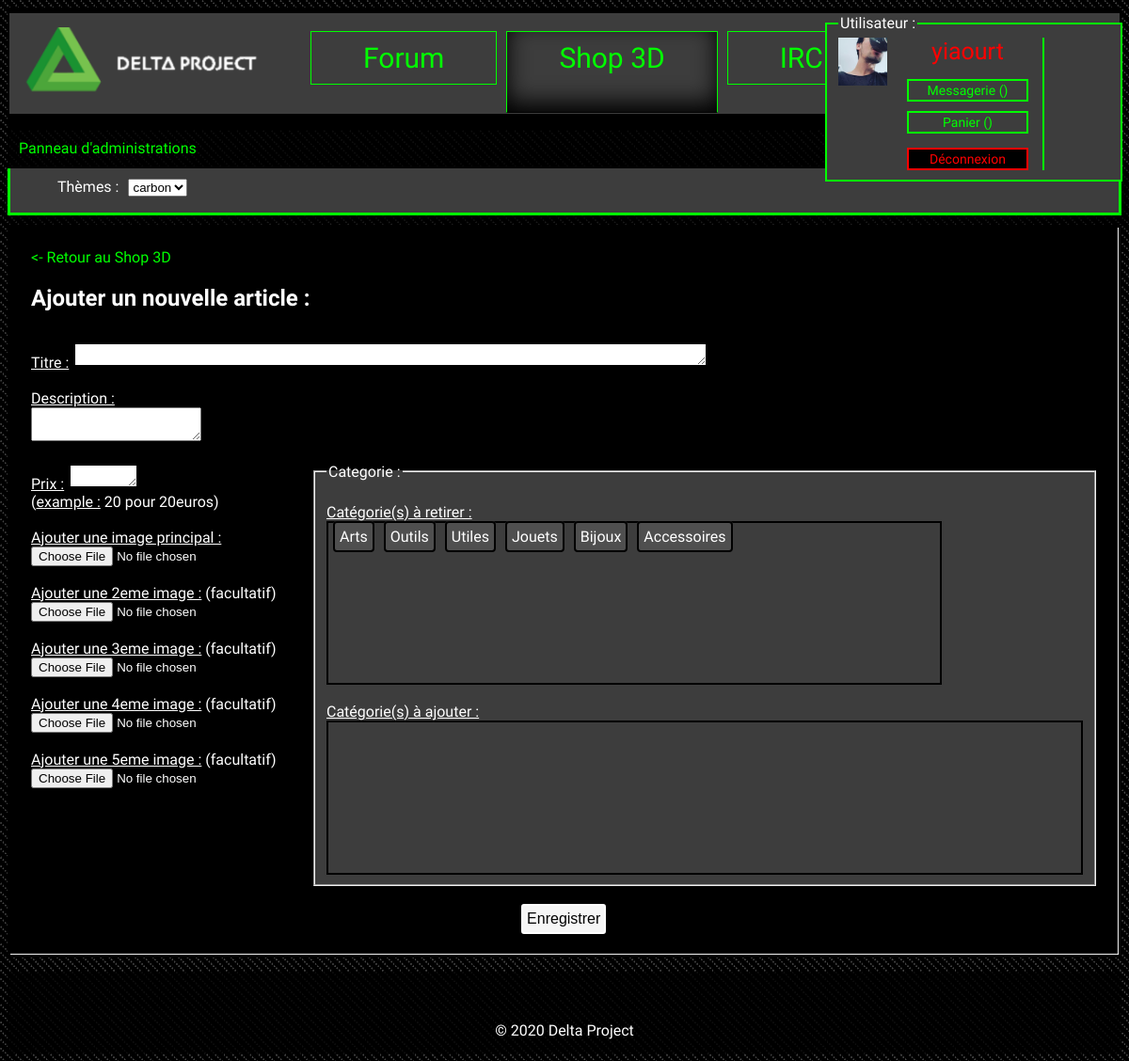
The page /shop.php?article=new (signed in) on the database its author committed.
### tables this page shows
CREATE TABLE `shop_category` (
  `id` int(11) NOT NULL AUTO_INCREMENT,
  `name` text NOT NULL,
  PRIMARY KEY (`id`)
);

### shop/admin_article.php (the view, shortened to what this page needs)
<?php
class admin_article{
	public function newArticle(){
		$bdd = connectSql();
		echo '<article>';
		echo '<a href="shop.php"><- Retour au Shop 3D</a>';
		echo '<h2>Ajouter un nouvelle article : </h2><hr/>';
		echo '<form enctype="multipart/form-data" action="shop.php?article=send_new" method="post">';
		echo '<u>Titre :</u> <textarea name="title" class="low"></textarea> <br/> <br/>';
		echo '<u>Description :</u><br/> <textarea name="description" id="editor"></textarea> <br/> <br/>';
		echo '<div id="flex_new_article">';
		echo '<div id="flex_prix_image">';
		echo '<u>Prix :</u> <textarea name="prix" class="verylow"></textarea> <br/>
				(<u>example :</u> 20 pour 20euros) <br/> <br/>';
		echo '<u>Ajouter une image principal :</u><br/>';
		echo '<input name="imgArticle1" type="file" id="fichier_a_uploader" />';
		echo '<br/> <br/> <u>Ajouter une 2eme image :</u> (facultatif)<br/>';
		echo '<input name="imgArticle2" type="file" id="fichier_a_uploader" />';
		echo '<br/> <br/> <u>Ajouter une 3eme image :</u> (facultatif)<br/>';
		echo '<input name="imgArticle3" type="file" id="fichier_a_uploader" />';
		echo '<br/> <br/> <u>Ajouter une 4eme image :</u> (facultatif)<br/>';
		echo '<input name="imgArticle4" type="file" id="fichier_a_uploader" />';
		echo '<br/> <br/> <u>Ajouter une 5eme image :</u> (facultatif)<br/>';
		echo '<input name="imgArticle5" type="file" id="fichier_a_uploader" />';
		echo '</div>';
		echo '<div id="flex_category">';
		echo '<fieldset id="category_field"><legend>Categorie :</legend>';
		echo '<br/>';
		echo '<u>Catégorie(s) à retirer :</u><br/>';
		echo '<div id="admin_undrop_category">';
		$reqshop_cat = $bdd->query('SELECT * FROM shop_category');
		while($sqlshop_cat = $reqshop_cat->fetch()){
			echo '<span id="admin_shop_category" ondrag="initialize_varID('.$sqlshop_cat['id'].')">'.$sqlshop_cat['name'].'</span>';
		}
		echo '</div>';
		echo '<br/><u>Catégorie(s) à ajouter :</u><br/><div id="admin_drop_category"></div>';
		echo '</div>';
		echo '</div>';
		echo '<br/>';
		echo '<div id="center"><button id="savebutton">Enregistrer</button></div>';
		echo '</form>';
		echo '</article>';
	}
}
?>

### themes/carbon.css (style rules this page uses)
body { font-family: 'Cantarell', sans-serif; background-color: white; background-image: url(../img/carbon.jpg); background-repeat: repeat; }
hr { padding:2px; background-color: black; border: 0; }
a { text-decoration: none; color: #00ff00; }
article { color: white; text-align: left; background-color: black; margin-top: 10px; padding-top: 22px; padding-right: 22px; padding-bottom: 22px; padding-left: 22px; border: 3px black solid; box-shadow: -1px -1px 1px white inset; -moz-box-shadow: -1px -1px 1px white inset; -webkit-box-shadow: -1px -1px 1px white inset; }
fieldset { display: inline; color: white; background-color: #3d3d3d; }
form { display: inline; }
textarea.low { background-color: white; color: black; font-size: 18px; width: 666px; height: 1em; border: 3px solid black; }
textarea.verylow { background-color: white; color: black; font-size: 18px; width: 66px; height: 1em; border: 3px solid black; }
#savebutton { cursor: pointer; color: black; padding-top: 5px; padding-right: 4px; padding-bottom:5px; padding-left: 4px; border: 2px white solid; }
#center { color: white; text-align: center; }
#admin_drop_category { width: 50em; height: 10em; border: 2px black solid; }
#admin_undrop_category { width: 40em; height: 10em; padding: 5px; border: 2px black solid; }
#admin_shop_category { cursor: grab; user-select: none; background-color: #4f4f4f; padding: 5px; margin-right: 10px; border: 2px black solid; border-radius: 4px; }
img { width: 90%; }
#flex_new_article { display: flex; flex-direction: row; justify-content: space-between; flex-wrap: nowrap; }

### themes/UI_carbon.css (style rules this page uses)
.ui-draggable-handle { -ms-touch-action:none;touch-action:none }
.ui-button { padding:.4em 1em;display:inline-block;position:relative;line-height:normal;margin-right:.1em;cursor:pointer;vertical-align:middle;text-align:center;-webkit-user-select:none;-moz-user-select:none;-ms-user-select:none;user-select:none;overflow:visible }
.ui-button,.ui-button:link,.ui-button:visited,.ui-button:hover,.ui-button:active { text-decoration:none }
.ui-widget { font-family:Arial,Helvetica,sans-serif;font-size:1em }
.ui-state-default,.ui-widget-content .ui-state-default,.ui-widget-header .ui-state-default,.ui-button,html .ui-button.ui-state-disabled:hover,html .ui-button.ui-state-disabled:active { border:1px solid #c5c5c5;background:#f6f6f6;font-weight:normal;color:#454545 }
.ui-state-default a,.ui-state-default a:link,.ui-state-default a:visited,a.ui-button,a:link.ui-button,a:visited.ui-button,.ui-button { color:#454545;text-decoration:none }
.ui-corner-all,.ui-corner-top,.ui-corner-left,.ui-corner-tl { border-top-left-radius:3px }
.ui-corner-all,.ui-corner-top,.ui-corner-right,.ui-corner-tr { border-top-right-radius:3px }
.ui-corner-all,.ui-corner-bottom,.ui-corner-left,.ui-corner-bl { border-bottom-left-radius:3px }
.ui-corner-all,.ui-corner-bottom,.ui-corner-right,.ui-corner-br { border-bottom-right-radius:3px }

### rows shown on the page
shop_category: name "Arts"
shop_category: name "Outils"
shop_category: name "Utiles"
shop_category: name "Jouets"
shop_category: name "Bijoux"
shop_category: name "Accessoires"
